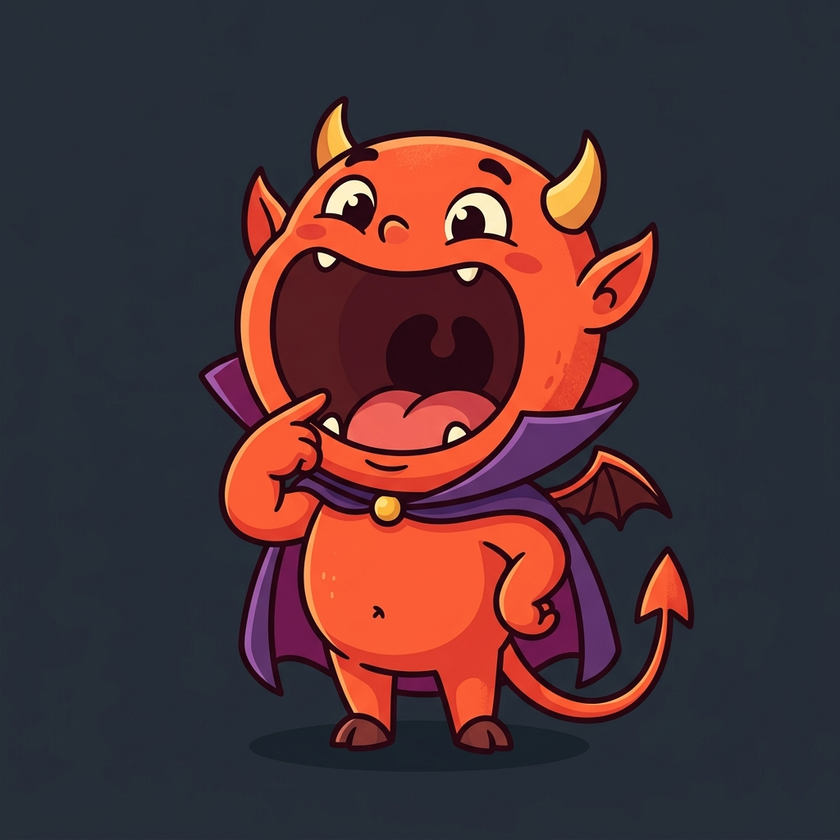
#> input picture diablito_comiendo.png, 840 x 840 px, shrunk from 1024 x 1024 before the run, found by its file name
$ python remove_bg.py
#> lines starting #> are read from the running program, lines starting #| are printed output that depends on the picture
from PIL import Image, ImageDraw
img = Image.open('d:\\pagina desahogo\\diablito_comiendo.png').convert('RGBA')
img_rgb = img.convert('RGB')
#> img_rgb is the input picture: PIL image 840x840 RGB; mean R, G, B 75.1, 50.2, 54.5
ImageDraw.floodfill(img_rgb, (0, 0), (255, 0, 255), thresh=40)
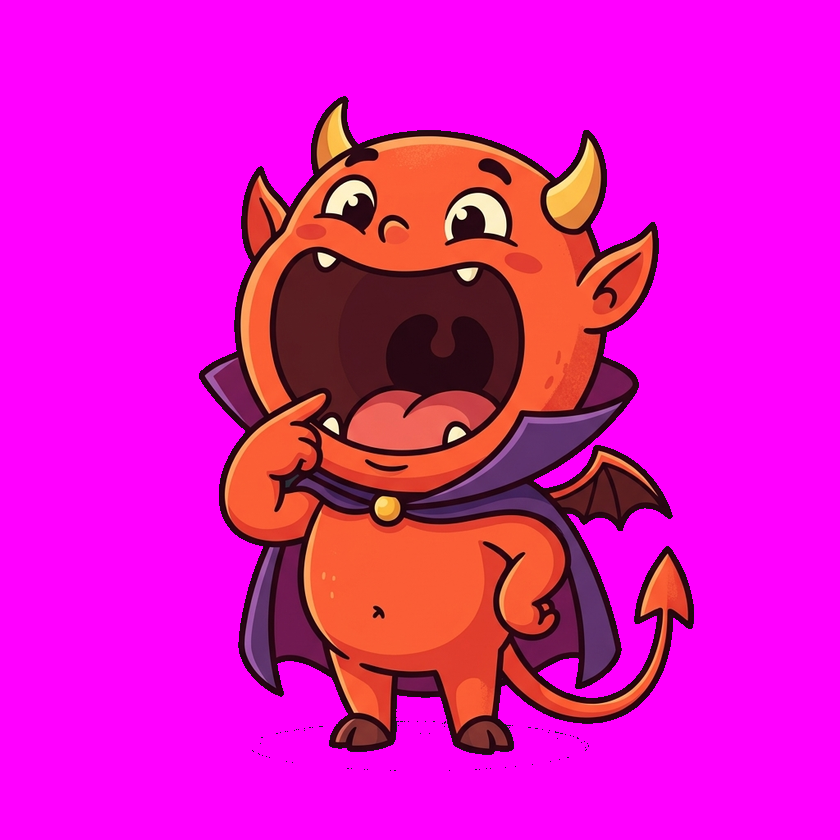
#> img_rgb: PIL image 840x840 RGB; mean R, G, B 224.9, 19, 191.5
ImageDraw.floodfill(img_rgb, (img_rgb.width-1, 0), (255, 0, 255), thresh=40)
ImageDraw.floodfill(img_rgb, (0, img_rgb.height-1), (255, 0, 255), thresh=40)
ImageDraw.floodfill(img_rgb, (img_rgb.width-1, img_rgb.height-1), (255, 0, 255), thresh=40)

datas = img_rgb.getdata()
orig_datas = img.getdata()
new_data = []
for i, item in enumerate(datas):
    if item == (255, 0, 255):
        new_data.append((255, 255, 255, 0))
    else:
        new_data.append(orig_datas[i])
#> after the loop, new_data = 705600 items

img.putdata(new_data)
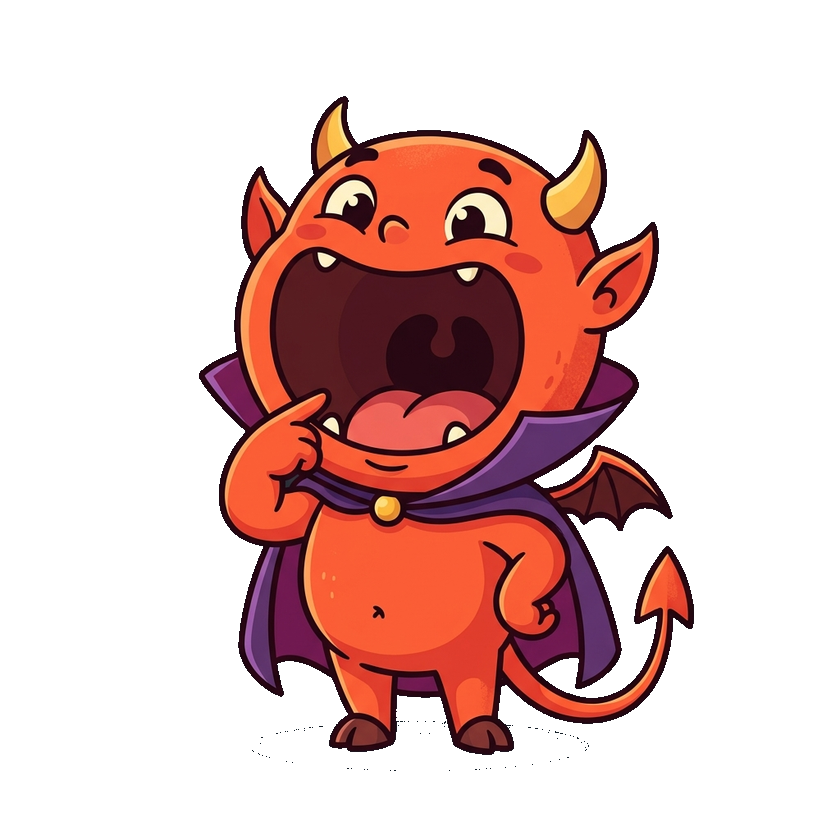
#> img: PIL image 840x840 RGBA; mean R, G, B, A 224.9, 194.7, 191.5, 79.4; transparent parts drawn white
bbox = img.getbbox()
#> bbox = (199, 96, 694, 771)
if bbox:
    img = img.crop(bbox)
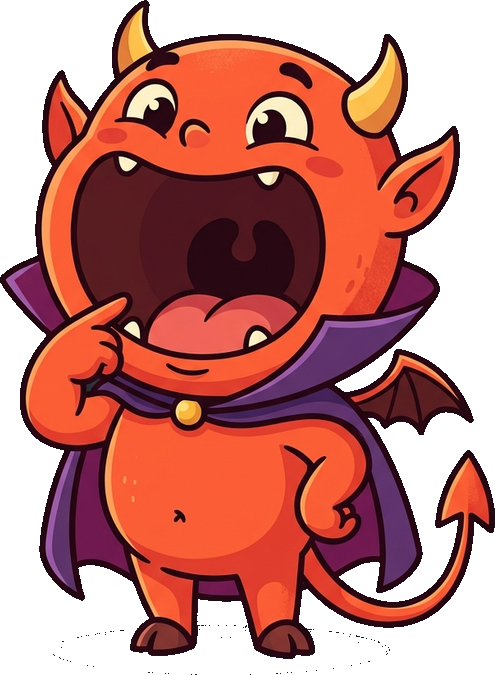
#> img: PIL image 495x675 RGBA; mean R, G, B, A 191.4, 127.6, 121, 167.6; transparent parts drawn white
img.save('d:\\pagina desahogo\\diablito_comiendo2.png', 'PNG')
print('Done, bbox:', bbox)
#| Done, bbox: (199, 96, 694, 771)
